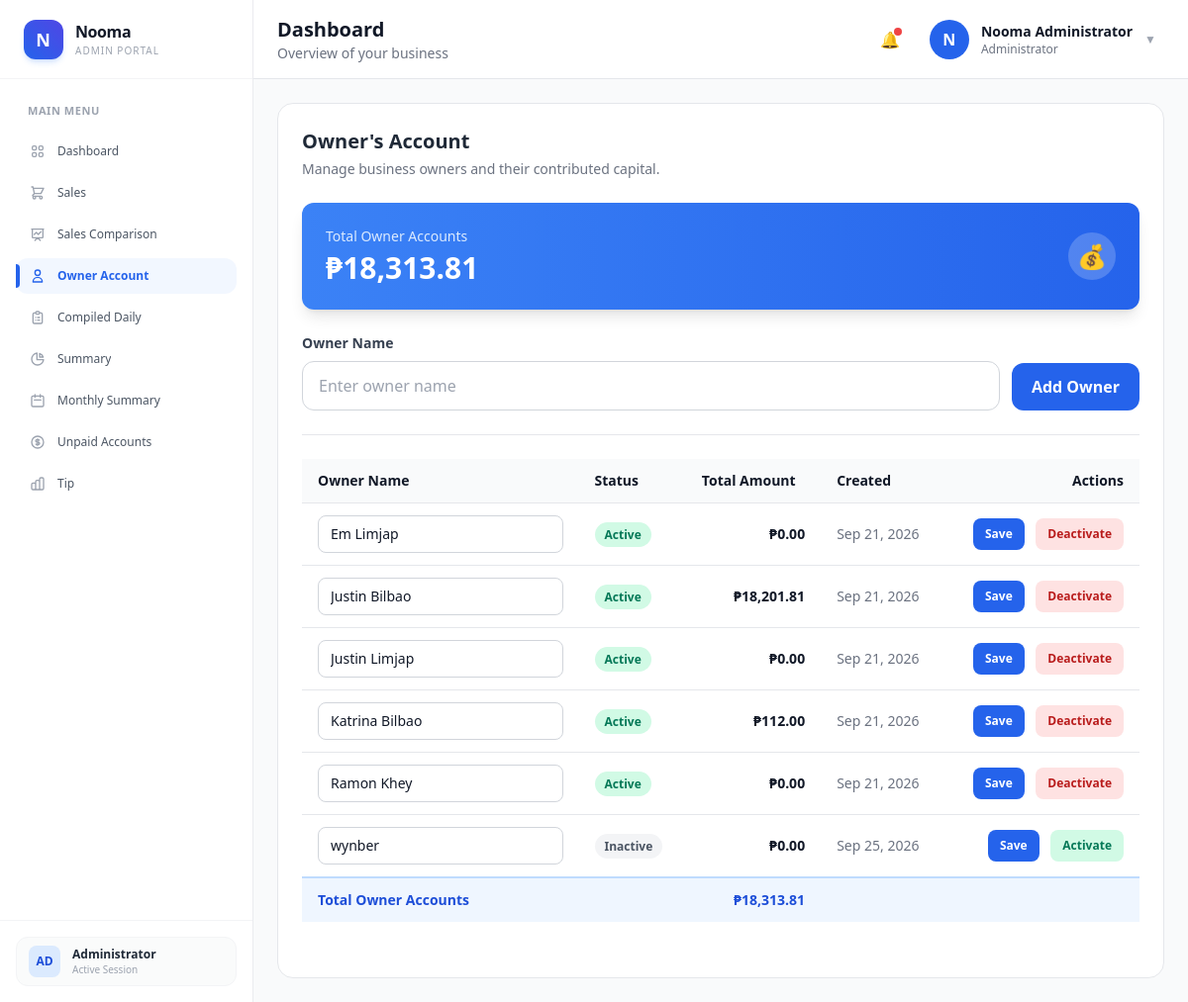
The app's page /frontend/OwnersAccount/ownerAccount.php (signed in), older data.
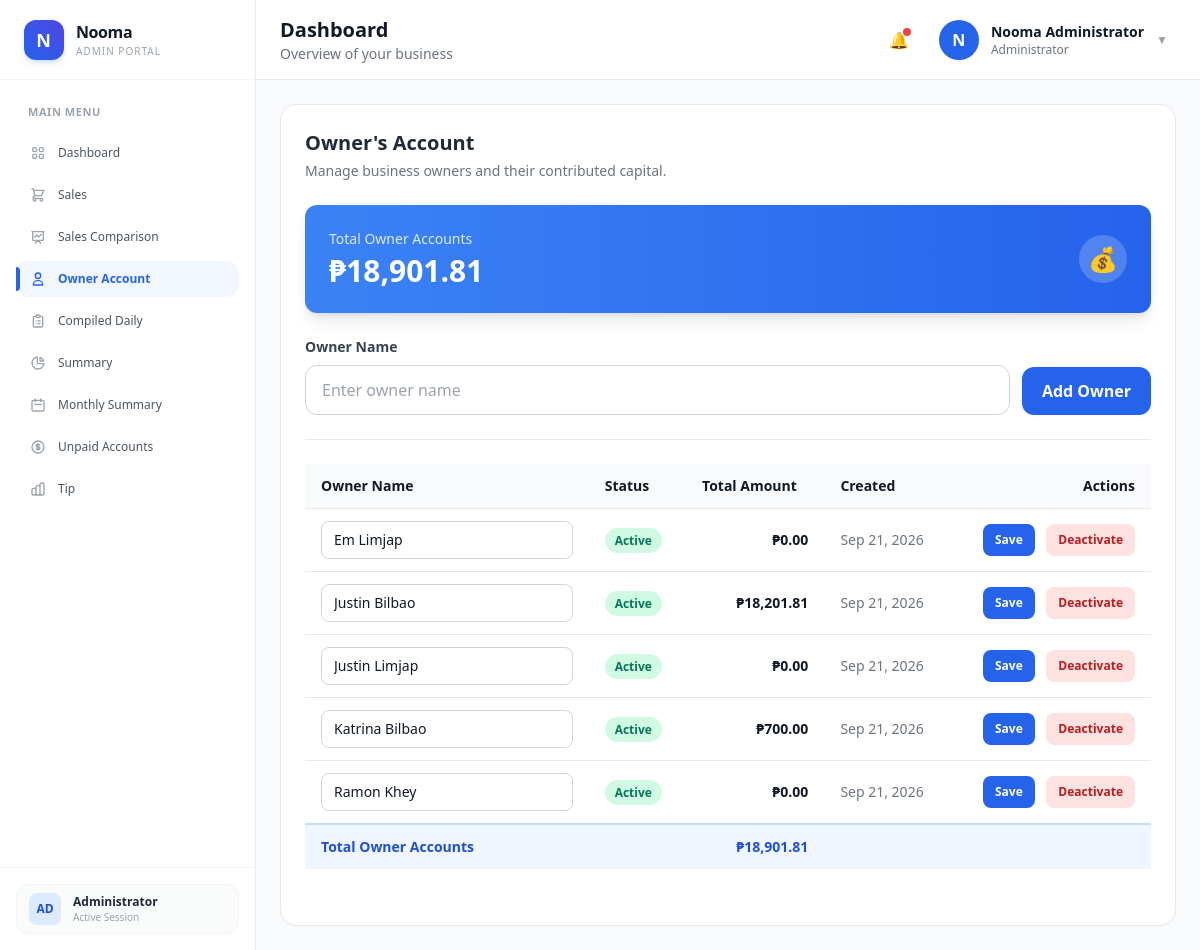
The same page, newer data.
### tables this page shows
CREATE TABLE `account_holders` (
  `account_holder_id` bigint(20) UNSIGNED NOT NULL,
  `account_name` varchar(150) NOT NULL,
  `account_type` enum('owner','staff','guest','customer','other') NOT NULL DEFAULT 'other',
  `is_active` tinyint(1) NOT NULL DEFAULT 1,
  `created_at` timestamp NOT NULL DEFAULT current_timestamp()
);

### frontend/OwnersAccount/ownerAccount.php (the view, shortened to what this page needs)
<?php
require_once __DIR__ . "/../../backend/config/database.php";
$owner_accounts = [];
$ownerResult = mysqli_query($conn, "SELECT account_holder_id, account_name, account_type, is_active, created_at FROM account_holders WHERE account_type = 'owner' ORDER BY is_active DESC, account_name ASC");
if ($ownerResult) {
    while ($row = mysqli_fetch_assoc($ownerResult)) {
        $owner_accounts[] = $row;
    }
}
$totalOwnerAccountAmount = 0.0;
$totalOwnerAccountsResult = mysqli_query($conn, "SELECT SUM(ra.amount) as total FROM report_accounts ra INNER JOIN account_holders ah ON ah.account_holder_id = ra.account_holder_id WHERE ah.account_type = 'owner' AND ra.account_category = 'owners_account'");
if ($totalOwnerAccountsResult) {
    $row = mysqli_fetch_assoc($totalOwnerAccountsResult);
    $totalOwnerAccountAmount = (float) ($row["total"] ?? 0);
}
$ownerAccountTotals = [];
foreach ($owner_accounts as $account) {
    $accountId = (int) $account["account_holder_id"];
    $accountTotalStmt = mysqli_prepare($conn, "SELECT SUM(ra.amount) as total FROM report_accounts ra WHERE ra.account_holder_id = ? AND ra.account_category = 'owners_account'");
    mysqli_stmt_bind_param($accountTotalStmt, "i", $accountId);
    mysqli_stmt_execute($accountTotalStmt);
    $accountTotalResult = mysqli_stmt_get_result($accountTotalStmt);
    if ($accountTotalResult) {
        $row = mysqli_fetch_assoc($accountTotalResult);
        $ownerAccountTotals[$accountId] = (float) ($row["total"] ?? 0);
    }
}
$full_name = $_SESSION["full_name"] ?? "Administrator";
$page_title = "Dashboard";
$page_description = "Overview of your business";
?>
<!DOCTYPE html>
<html lang="en">
<head>
    <script src="https://cdn.tailwindcss.com"></script>
</head>
<body class="bg-gray-50 text-gray-900">
<?php include "../Components/sidebar.php"; ?>
<div class="lg:ml-64 min-h-screen">
    <?php include "../Components/navbar.php"; ?>
    <main class="p-6">
        <div class="bg-white rounded-2xl border border-gray-200 p-6">
            <div class="mb-6">
                <h2 class="text-xl font-semibold text-gray-800">
                    Owner's Account
                </h2>
                <p class="text-sm text-gray-500 mt-1">
                    Manage business owners and their contributed capital.
                </p>
            </div>
            <div class="mb-6 bg-gradient-to-r from-blue-500 to-blue-600 rounded-xl p-6 text-white shadow-lg">
                <div class="flex items-center justify-between">
                    <div>
                        <p class="text-blue-100 text-sm font-medium">Total Owner Accounts</p>
                        <p class="text-3xl font-bold mt-1">₱<?= number_format($totalOwnerAccountAmount, 2) ?></p>
                    </div>
                    <div class="w-12 h-12 bg-white/20 rounded-full flex items-center justify-center">
                        <span class="text-2xl">💰</span>
                    </div>
                </div>
            </div>
            <form method="post" class="mb-6 flex flex-wrap items-end gap-3 border-b pb-6">
                <div class="flex-1 min-w-64">
                    <label for="newOwnerName" class="block text-sm font-semibold text-gray-700 mb-2">Owner Name</label>
                    <input type="text" id="newOwnerName" name="account_name" required placeholder="Enter owner name"
                           class="w-full border border-gray-300 rounded-xl px-4 py-3 focus:outline-none focus:ring-2 focus:ring-blue-500">
                </div>
                <button type="submit" class="px-5 py-3 rounded-xl bg-blue-600 text-white font-semibold hover:bg-blue-700">Add Owner</button>
            </form>
            <div class="overflow-x-auto mb-8">
                <table class="w-full text-sm text-left">
                    <thead class="bg-gray-50 border-b">
                        <tr>
                            <th class="px-4 py-3">Owner Name</th>
                            <th class="px-4 py-3">Status</th>
                            <th class="px-4 py-3">Total Amount</th>
                            <th class="px-4 py-3">Created</th>
                            <th class="px-4 py-3 text-right">Actions</th>
                        </tr>
                    </thead>
                    <tbody class="divide-y">
                        <?php foreach ($owner_accounts as $account): ?>
                            <?php $editFormId = "edit-owner-" . (int) $account["account_holder_id"]; ?>
                            <tr class="hover:bg-gray-50">
                                    <td class="px-4 py-3">
                                        <form id="<?= $editFormId ?>" method="post">
                                            <input type="text" name="account_name" required value="<?= htmlspecialchars($account["account_name"]) ?>"
                                                   class="w-full border border-gray-300 rounded-lg px-3 py-2">
                                        </form>
                                    </td>
                                    <td class="px-4 py-3">
                                        <span class="px-2.5 py-1 rounded-full text-xs font-semibold <?= $account["is_active"] ? "bg-emerald-100 text-emerald-700" : "bg-gray-100 text-gray-600" ?>">
                                            <?= $account["is_active"] ? "Active" : "Inactive" ?>
                                        </span>
                                    </td>
                                    <td class="px-4 py-3 font-semibold text-right">
                                        ₱<?= number_format($ownerAccountTotals[$account["account_holder_id"]] ?? 0, 2) ?>
                                    </td>
                                    <td class="px-4 py-3 text-gray-500"><?= htmlspecialchars(date("M j, Y", strtotime($account["created_at"]))) ?></td>
                                    <td class="px-4 py-3 text-right whitespace-nowrap">
                                        <button type="submit" form="<?= $editFormId ?>" class="px-3 py-2 rounded-lg bg-blue-600 text-white text-xs font-semibold hover:bg-blue-700">Save</button>
                                        <form method="post" class="inline">
                                            <button type="submit" class="ml-2 px-3 py-2 rounded-lg <?= $account["is_active"] ? "bg-red-100 text-red-700 hover:bg-red-200" : "bg-emerald-100 text-emerald-700 hover:bg-emerald-200" ?> text-xs font-semibold">
                                                <?= $account["is_active"] ? "Deactivate" : "Activate" ?>
                                            </button>
                                        </form>
                                    </td>
                            </tr>
                        <?php endforeach; ?>
                    </tbody>
                    <tfoot class="bg-blue-50 border-t-2 border-blue-200">
                        <tr>
                            <td colspan="2" class="px-4 py-3 font-bold text-blue-700">Total Owner Accounts</td>
                            <td class="px-4 py-3 font-bold text-right text-blue-700">₱<?= number_format($totalOwnerAccountAmount, 2) ?></td>
                            <td colspan="2"></td>
                        </tr>
                    </tfoot>
                </table>
            </div>
        </div>
    </main>
<?php include "../Components/footer.php"; ?>

### frontend/Components/sidebar.php (shortened to what this page needs)
<?php
$current_page = basename($_SERVER['PHP_SELF']);
?>
<aside
    id="sidebar"
    class="fixed left-0 top-0 z-40 w-64 h-screen bg-white border-r border-gray-200/80 transform -translate-x-full lg:translate-x-0 transition-transform duration-300 ease-in-out flex flex-col justify-between"
>
    <div>
        <div class="h-20 flex items-center px-6 border-b border-gray-100">
            <a href="admin.php" class="flex items-center gap-3 group">
                <div class="w-10 h-10 bg-gradient-to-tr from-blue-600 to-indigo-600 rounded-xl shadow-md shadow-blue-500/20 flex items-center justify-center transition-transform group-hover:scale-105">
                    <span class="text-white text-lg font-bold tracking-wider">N</span>
                </div>
                <div class="flex flex-col">
                    <span class="text-base font-bold text-gray-900 tracking-tight">Nooma</span>
                    <span class="text-[10px] font-medium text-gray-400 uppercase tracking-widest">Admin Portal</span>
                </div>
            </a>
        </div>
        <nav class="p-4 space-y-1.5 overflow-y-auto max-h-[calc(100vh-5rem)]">
            <p class="px-3 pt-2 pb-2 text-[11px] font-bold text-gray-400 uppercase tracking-wider">
                Main Menu
            </p>
            <?php
            $navItems = [
                ['name' => 'Dashboard', 'file' => 'admin.php', 'url' => '../Dashboard/admin.php', 'icon' => 'M4 6a2 2 0 012-2h2a2 2 0 012 2v2a2 2 0 01-2 2H6a2 2 0 01-2-2V6zM14 6a2 2 0 012-2h2a2 2 0 012 2v2a2 2 0 01-2 2h-2a2 2 0 01-2-2V6zM4 16a2 2 0 012-2h2a2 2 0 012 2v2a2 2 0 01-2 2H6a2 2 0 01-2-2v-2zM14 16a2 2 0 012-2h2a2 2 0 012 2v2a2 2 0 01-2 2h-2a2 2 0 01-2-2v-2z'],
                ['name' => 'Sales', 'file' => 'sales.php', 'url' => '../Sales/sales.php', 'icon' => 'M3 3h2l.4 2M7 13h10l4-8H5.4M7 13L5.4 5M7 13l-2.293 2.293c-.63.63-.184 1.707.707 1.707H17m0 0a2 2 0 100 4 2 2 0 000-4zm-8 2a2 2 0 11-4 0 2 2 0 014 0z'],
                ['name' => 'Sales Comparison', 'file' => 'inventory.php', 'url' => '../Inventory/inventory.php', 'icon' => 'M7 12l3-3 3 3 4-4M8 21l4-4 4 4M3 4h18M4 4h16v12a1 1 0 01-1 1H5a1 1 0 01-1-1V4z'],
                ['name' => 'Owner Account', 'file' => 'ownerAccount.php', 'url' => '../OwnersAccount/ownerAccount.php', 'icon' => 'M16 7a4 4 0 11-8 0 4 4 0 018 0zM12 14a7 7 0 00-7 7h14a7 7 0 00-7-7z'],
                ['name' => 'Compiled Daily', 'file' => 'dailySummary.php', 'url' => '../Daily_Summary/dailySummary.php', 'icon' => 'M9 5H7a2 2 0 00-2 2v12a2 2 0 002 2h10a2 2 0 002-2V7a2 2 0 00-2-2h-2M9 5a2 2 0 002 2h2a2 2 0 002-2M9 5a2 2 0 012-2h2a2 2 0 012 2m-3 7h3m-3 4h3m-6-4h.01M9 16h.01'],
                ['name' => 'Summary', 'file' => 'summary.php', 'url' => '../Summary/summary.php', 'icon' => 'M11 3.055A9.001 9.001 0 1020.945 13H11V3.055zM20.488 9H15V3.512A9.025 9.025 0 0120.488 9z'],
                ['name' => 'Monthly Summary', 'file' => 'monthlySummary.php', 'url' => '../Monthly_summary/monthlySummary.php', 'icon' => 'M8 7V3m8 4V3m-9 8h10M5 21h14a2 2 0 002-2V7a2 2 0 00-2-2H5a2 2 0 00-2 2v12a2 2 0 002 2z'],
                ['name' => 'Unpaid Accounts', 'file' => 'UnpaidAccount.php', 'url' => '../UnpaidAccount/UnpaidAccount.php', 'icon' => 'M12 8c-1.657 0-3 .895-3 2s1.343 2 3 2 3 .895 3 2-1.343 2-3 2m0-8c1.11 0 2.08.402 2.599 1M12 8V7m0 1v8m0 0v1m0-1c-1.11 0-2.08-.402-2.599-1M21 12a9 9 0 11-18 0 9 9 0 0118 0z'],
                ['name' => 'Tip', 'file' => 'tip.php', 'url' => '../Tip/tip.php', 'icon' => 'M9 19v-6a2 2 0 00-2-2H5a2 2 0 00-2 2v6a2 2 0 002 2h2a2 2 0 002-2zm0 0V9a2 2 0 012-2h2a2 2 0 012 2v10m-6 0a2 2 0 002 2h2a2 2 0 002-2m0 0V5a2 2 0 012-2h2a2 2 0 012 2v14a2 2 0 01-2 2h-2a2 2 0 01-2-2z']
            ];
            foreach ($navItems as $item):
                $isActive = ($current_page === $item['file']);
            ?>
                <a
                    href="<?= $item['url'] ?>"
                    class="group relative flex items-center gap-3 px-3.5 py-2.5 rounded-xl text-xs font-medium transition-all duration-200 <?= $isActive ? 'bg-blue-50/80 text-blue-600 font-semibold shadow-2xs' : 'text-gray-600 hover:bg-gray-50 hover:text-gray-900' ?>"
                >
                    <?php if ($isActive): ?>
                        <div class="absolute left-0 inset-y-1.5 w-1 bg-blue-600 rounded-r-full"></div>
                    <?php endif; ?>
                    <svg class="w-4 h-4 transition-transform group-hover:scale-110 <?= $isActive ? 'text-blue-600' : 'text-gray-400 group-hover:text-gray-600' ?>" fill="none" stroke="currentColor" viewBox="0 0 24 24">
                        <path stroke-linecap="round" stroke-linejoin="round" stroke-width="2" d="<?= $item['icon'] ?>"></path>
                    </svg>
                    <span class="truncate"><?= $item['name'] ?></span>
                </a>
            <?php endforeach; ?>
        </nav>
    </div>
    <div class="p-4 border-t border-gray-100">
        <div class="flex items-center gap-3 px-3 py-2 bg-gray-50/80 rounded-xl border border-gray-100">
            <div class="w-8 h-8 rounded-lg bg-blue-100 text-blue-700 font-bold flex items-center justify-center text-xs">
                AD
            </div>
            <div class="flex flex-col min-w-0">
                <span class="text-xs font-semibold text-gray-800 truncate">Administrator</span>
                <span class="text-[10px] text-gray-400 truncate">Active Session</span>
            </div>
        </div>
    </div>
</aside>

### frontend/Components/navbar.php (shortened to what this page needs)
<header
    class="h-20 bg-white border-b border-gray-200
           flex items-center justify-between px-6"
>
    <div class="flex items-center gap-4">
        <div>
            <h1 class="text-xl font-bold">
                <?= htmlspecialchars($page_title ?? 'Dashboard') ?>
            </h1>
            <p class="text-sm text-gray-500">
                <?= htmlspecialchars(
                    $page_description ?? 'Overview of your business'
                ) ?>
            </p>
        </div>
    </div>
    <div class="flex items-center gap-3">
        <button
            class="relative w-10 h-10 rounded-xl
                   hover:bg-gray-100"
        >
            🔔
            <span
                class="absolute top-2 right-2
                       w-2 h-2 bg-red-500 rounded-full"
            ></span>
        </button>
        <div class="relative">
            <button
                onclick="toggleProfileMenu()"
                class="flex items-center gap-3
                       px-2 py-1.5 rounded-xl
                       hover:bg-gray-50 transition"
            >
                <div
                    class="w-10 h-10 bg-blue-600 text-white
                           rounded-full flex items-center
                           justify-center font-semibold"
                >
                    <?= strtoupper(substr($full_name, 0, 1)) ?>
                </div>
                <div class="hidden sm:block text-left">
                    <p class="text-sm font-semibold">
                        <?= htmlspecialchars($full_name) ?>
                    </p>
                    <p class="text-xs text-gray-500">
                        Administrator
                    </p>
                </div>
                <span class="hidden sm:block text-gray-400 text-xs">
                    ▼
                </span>
            </button>
        </div>
    </div>
</header>

### frontend/Components/footer.php (shortened to what this page needs)
</div>
</body>
</html>

Row changes from the older to the newer data that the page shows:
removed account_holders: account_name "wynber", shows "Inactive", account_holder_id+is_active "0.00", created_at "Sep 25, 2026", shows "Activate"
computed for account_holders "Katrina Bilbao": account_holder_id "112.00" → "700.00"
Text that changed along with them:
$totalOwnerAccountAmount: "18,313.81" → "18,901.81"
